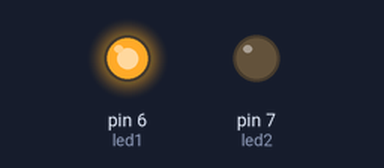
Bench run of a sketch on a simulated Arduino Uno, built with avr-gcc and run on an emulated ATmega328P. On the bench: output pins drawn as LEDs (lit = HIGH).

Above: at 0.2 s.
At 0.7 s:
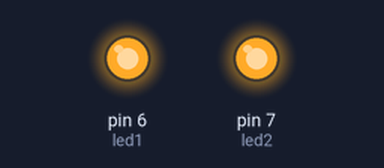
At 9.2 s:
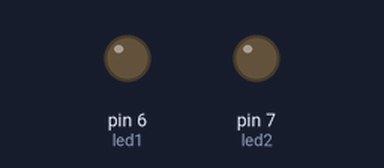
At 18.7 s:
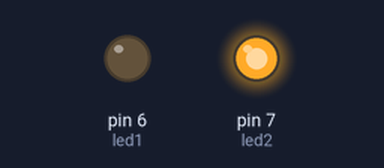
Timing chart, 0 to 19.5 s (numbered marks = the images above):
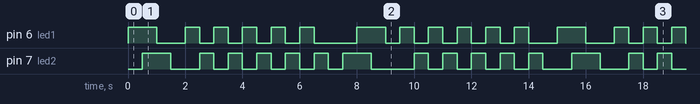

The sketch:

ledNamigavanje.ino
```cpp
int led1 = 6;
int led2 = 7;
void setup() {
  // put your setup code here, to run once:
  pinMode (led1, OUTPUT);
  pinMode (led2, OUTPUT);
  digitalWrite (led1, LOW);
  digitalWrite (led2, LOW);
}

void loop() {
  // put your main code here, to run repeatedly:
  digitalWrite (led1, HIGH);
  delay(500);
  digitalWrite (led2, HIGH);
  delay(500);
  digitalWrite (led1, LOW);
  delay(500);
  digitalWrite(led2, LOW);
  delay(500);

  for (int i = 0; i < 5; i++)
  {
    digitalWrite (led1, HIGH);
    digitalWrite (led2, LOW);
    delay(500);
    digitalWrite (led1, LOW);
    digitalWrite (led2, HIGH);
    delay(500);
  }
  digitalWrite (led1, LOW);
  digitalWrite (led2, LOW);
  delay(500);
  digitalWrite (led2, HIGH);
  delay(500);
  digitalWrite (led1, HIGH);
  delay(500);
  digitalWrite (led2, LOW);
  delay(500);
  digitalWrite(led1, LOW);
  delay(500);
  for (int i = 0; i < 5; i++)
  {
    digitalWrite (led1, HIGH);
    digitalWrite (led2, LOW);
    delay(500);
    digitalWrite (led1, LOW);
    digitalWrite (led2, HIGH);
    delay(500);
  }
  digitalWrite (led1, LOW);
  digitalWrite (led2, LOW);
  delay(500);
}
```

Measured:
- by itself, pin 6 (led1), pin 7 (led2): moves between LOW and HIGH, repeating every 15.0 s
- by itself, everything shown: repeats every 15.0 s, in 30 steps
